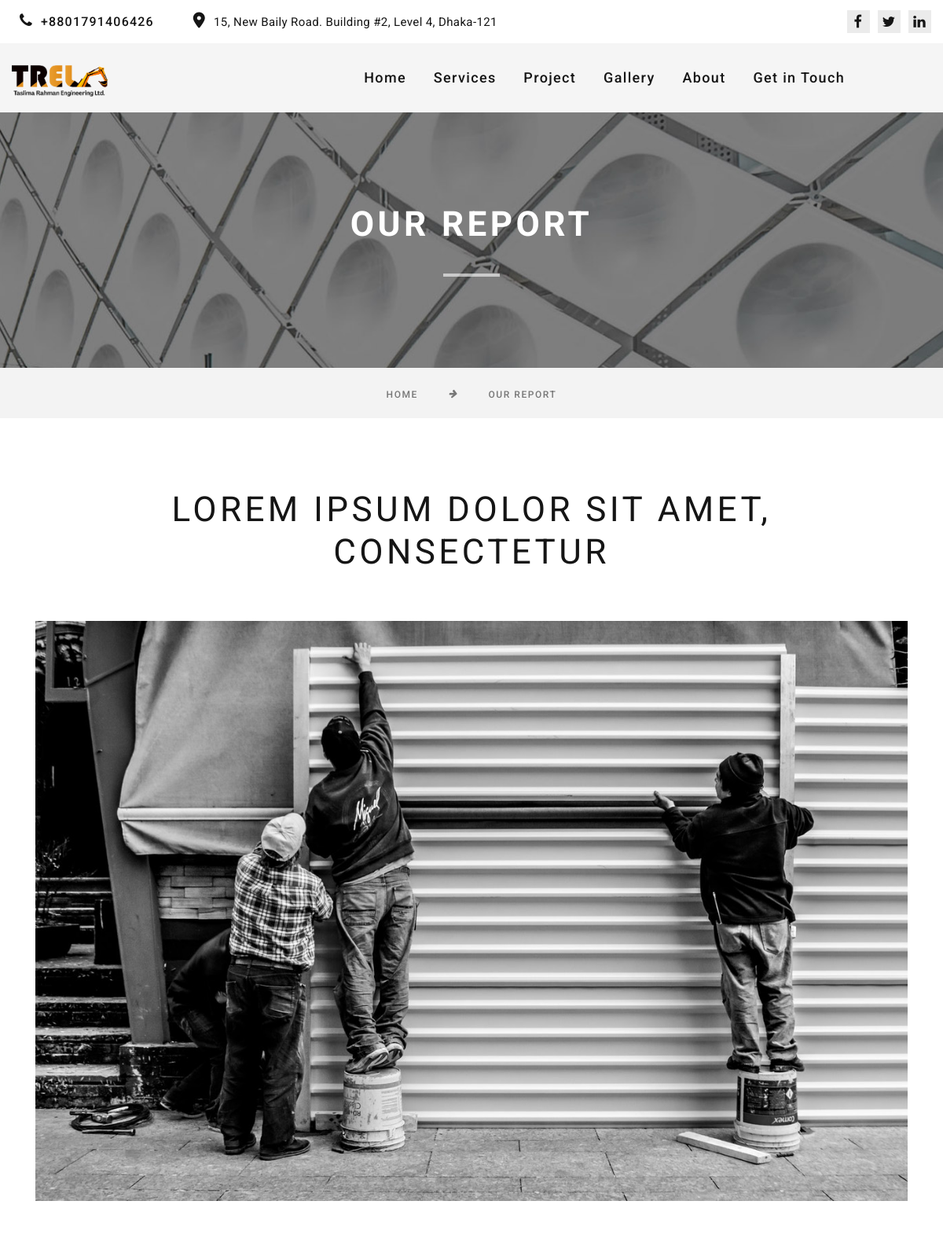
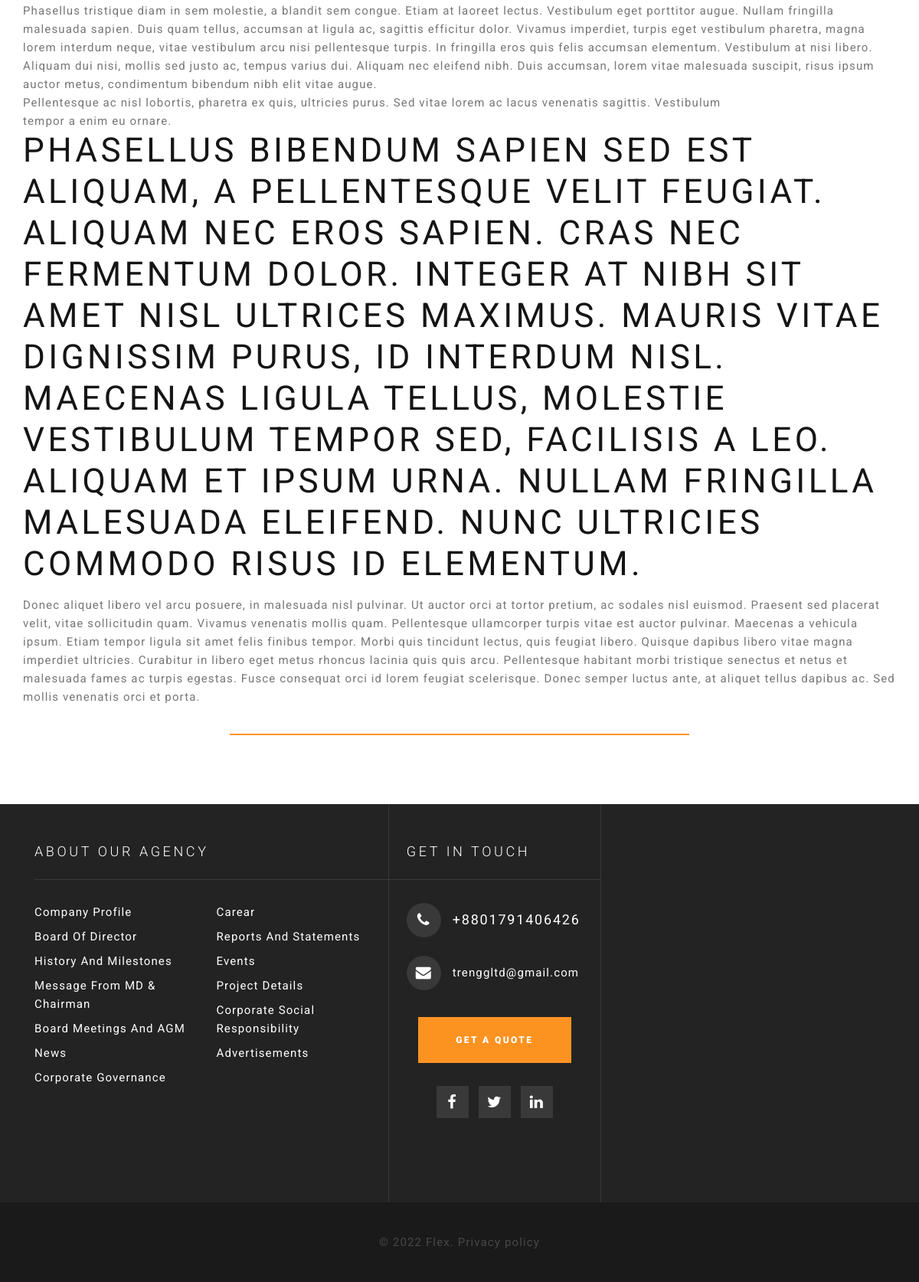
The app's page /ourreport/ with its own data (2 pictures, top to bottom).
### mainapp/models.py (models this page shows, shortened)
class Ourreport(models.Model):
    title = models.CharField(max_length=300)
    image = models.ImageField(upload_to='ourreport',blank=True,null=True)
    textfiled=RichTextUploadingField(blank=True,null=True)
    class Meta:
        verbose_name = "Our Report"
        verbose_name_plural = "Our Report"

### mainapp/views.py (the view)
# urls.py: path('ourreport/', ourreport, name='ourreport'),
def ourreport(request):
    ourreports = Ourreport.objects.all().first()
    context = {
        'ourreports': ourreports,
    }
    return render(request, 'subpage/ourreport.html', context)

### mainapp/templatetags/custom_filters.py (called while the page is built)
@register.filter
def companyprofile(request):
    return Companyprofile.objects.all().last()

### mainapp/templatetags/service.py (called while the page is built)
@register.filter
def service(request):
    return Ourserver.objects.all()

@register.filter
def project(request):
    return Ourproject.objects.all()

### templates/subpage/ourreport.html
{% extends "base.html" %}
{% load static %}
{% block body_block %}
<section class="bg-gray-7">
    <div class="breadcrumbs-custom box-transform-wrap context-dark">
      <div class="container">
        <h3 class="breadcrumbs-custom-title">Our Report</h3>
        <div class="breadcrumbs-custom-decor"></div>
      </div>
      <div class="box-transform" style="background-image: url({% static 'image/background/bg-typography.jpg' %});"></div>
    </div>
</section>
<section class="bg-gray-7">
    <div class="container">
      <ul class="breadcrumbs-custom-path">
        <li><a href="/">Home</a></li>
        <li><i class="fa-thin fa-arrow-right"></i></li>
        <li><a href="#">Our Report</a></li>
      </ul>
    </div>
  </section>
  <section class="section section-lg bg-default text-md-left">
    <div class="container">
      <div class="row row-60 flex-lg-row-reverse">
          <div class="col-md-12" style="text-align: center;">
            <h3>{{ourreports.title}}</h3>
          </div>
          <div class="col-12" style="text-align:center;">
            <img class="u-image u-image-default u-image-1" style="margin: 0 auto;" src="/media/{{ourreports.image}}" alt="" data-image-width="548" data-image-height="750">
          </div>
      </div>
      <div class="row">
        <p>{{ourreports.textfiled|safe}}</p>
      </div>
    </div>
    <div class="pt-4">
        <span style="height:2px;width:600px;display:block;background-color: #FC9321; margin: 0 auto;"></span>
    </div>
  </section>
{% endblock body_block %}

### records on screen
Ourreport: title "LOREM IPSUM DOLOR SIT AMET, CONSECTETUR", image (picture), textfiled "Phasellus tristique diam in sem molestie, a blandit sem congue. Etiam at laoreet lectus. Vestibulum eget porttitor augue. Nullam fringilla malesuada sapien. Duis quam tellus, accumsan at ligula ac, sagittis efficitur dolor. Vivamus imperdiet, turpis eget vestibulum pharetra, magna lorem interdum neque, vitae vestibulum arcu nisi pellentesque turpis. In fringilla eros quis felis accumsan elementum. Vestibulum at nisi libero. Aliquam dui nisi, mollis sed justo ac, tempus varius dui. Aliquam nec eleifend nibh. Duis accumsan, lorem vitae malesuada suscipit, risus ipsum auctor metus, condimentum bibendum nibh elit vitae augue. Pellentesque ac nisl lobortis, pharetra ex quis, ultricies purus. Sed…"
